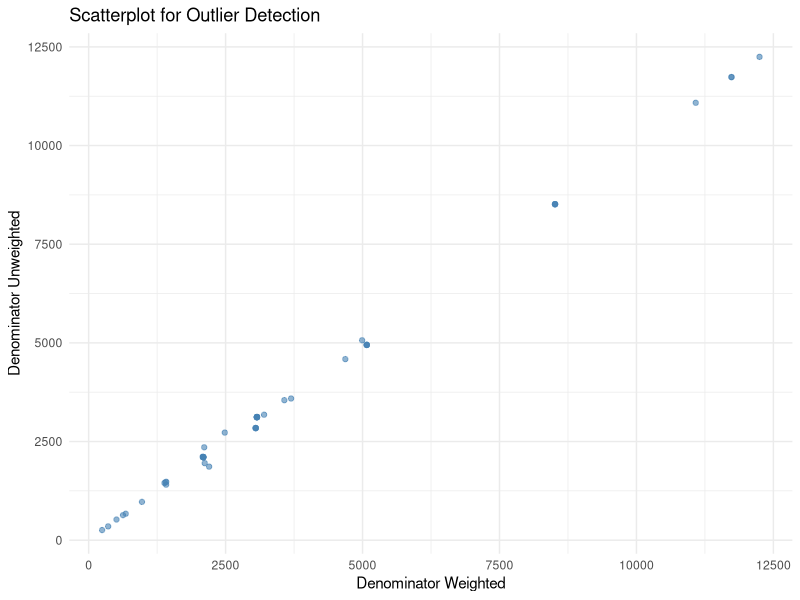
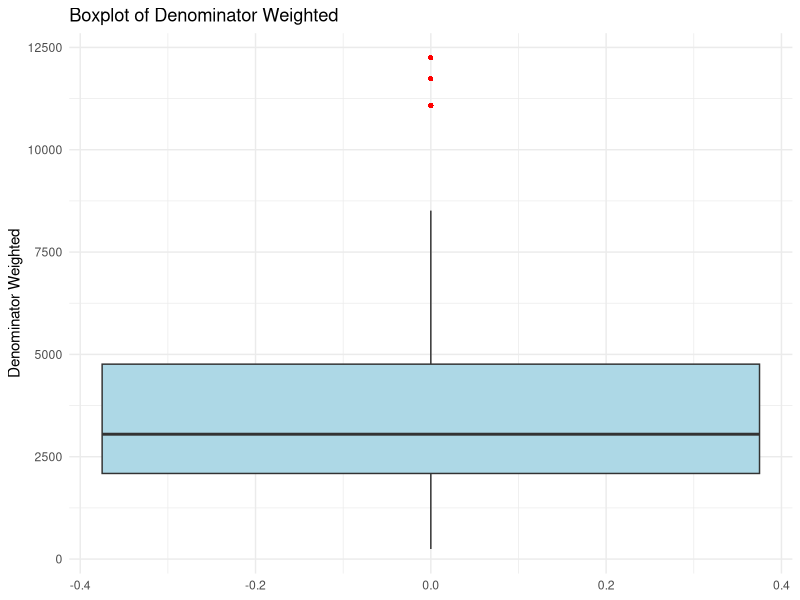

Here is the R script that generated these plots, in order: (Note: this script raises an error after producing the figures.)
## ---- chunk 1
knitr::opts_chunk$set(echo = TRUE)
## ---- chunk 2
library(dplyr)
library(tidyr)
library(stringr)
library(readr)
library(here)
library(ggplot2)

getwd()
list.files("data/raw_data")
## ---- chunk 3
dhs_df <- read_csv(here("raw_data", "dhs-quickstats_national_zaf.csv"))
## ---- chunk 4
head(dhs_df)
## ---- chunk 5
dhs_df <- dhs_df[-1, ]
## ---- chunk 6
dim(dhs_df)
## ---- chunk 7
dup_check <- dhs_df %>%
  group_by(Indicator, SurveyYear, CharacteristicId, Value) %>%
  filter(n() > 1)

dup_check

## ---- chunk 8

data.frame(
  Column = names(dhs_df),
  Missing_Percentage = paste0(round(colMeans(is.na(dhs_df)) * 100, 2), "%")
  )

## ---- chunk 9
data.frame(
  Column = names(dhs_df),
  Missing_Data = paste0(colSums(is.na(dhs_df)))
  )
## ---- chunk 10
data.frame(
  Column = names(dhs_df),
  paste0(sapply(dhs_df, typeof))
)

## ---- chunk 11
str(dhs_df)

## ---- chunk 12
dhs_df <- dhs_df %>%
  mutate(
        Value = as.numeric(Value),
    Precision = as.numeric(Precision),
    SurveyYear = as.integer(SurveyYear),
    IndicatorOrder = as.integer(IndicatorOrder),
    CharacteristicId = as.integer(CharacteristicId),
    CharacteristicOrder = as.integer(CharacteristicOrder),
    IsTotal = as.logical(as.integer(IsTotal)),
    IsPreferred = as.logical(as.integer(IsPreferred)),
    SurveyYearLabel = as.integer(SurveyYearLabel),
    DenominatorWeighted = as.numeric(DenominatorWeighted),
    DenominatorUnweighted = as.numeric(DenominatorUnweighted),
  )
## ---- chunk 13
library(dplyr)
library(purrr)

# Summary table: column name, number of unique values, sample of unique values
n_sample <- 3

summary_tbl <- dhs_df %>%
  map_df(~ tibble(
    n_unique = n_distinct(.),
    sample_values = paste(head(unique(.), n_sample), collapse = ", ")
  ), .id = "column")


summary_tbl


## ---- chunk 14
dhs_df <- dhs_df %>%
  select(
    -ISO3, 
    -DHS_CountryCode, 
    -CountryName, 
    -SurveyId,
    -ByVariableId, 
    -ByVariableLabel, 
    -IsTotal,
    -RegionId, 
    -SurveyYearLabel, 
    -SurveyType,
    -CharacteristicOrder
    
  )
## ---- chunk 15


library(dplyr)
library(tidyr)

dhs_df <- dhs_df %>%
  fill(DenominatorWeighted, DenominatorUnweighted, .direction = "up")

dhs_df[
       c("DataId","DenominatorWeighted", "DenominatorUnweighted")]

## ---- chunk 16

dhs_df <- dhs_df %>%
  mutate(
    DenominatorUnweighted = if_else(DataId == "46433", 8514, DenominatorUnweighted),
    DenominatorUnweighted   = if_else(DataId == "563776", 8514, DenominatorUnweighted)
  )

## ---- chunk 17
ggplot(dhs_df, aes(x = DenominatorWeighted, y = DenominatorUnweighted)) +
  geom_point(alpha = 0.6, color = "steelblue") +
  labs(title = "Scatterplot for Outlier Detection",
       x = "Denominator Weighted",
       y = "Denominator Unweighted") +
  theme_minimal()


ggplot(dhs_df, aes(y = DenominatorWeighted)) +
  geom_boxplot(fill = "lightblue", outlier.color = "red", outlier.shape = 16) +
  labs(title = "Boxplot of Denominator Weighted",
       y = "Denominator Weighted") +
  theme_minimal()

## ---- chunk 18
dhs_df[
       c("DataId","CILow", "CIHigh")]
## ---- chunk 19
dim(dhs_df)
## ---- chunk 20
# Calculate IQR boundaries
Q1_w <- quantile(dhs_df$DenominatorWeighted, 0.25, na.rm = TRUE)
Q3_w <- quantile(dhs_df$DenominatorWeighted, 0.75, na.rm = TRUE)
IQR_w <- Q3_w - Q1_w
lower_w <- Q1_w - 1.5 * IQR_w
upper_w <- Q3_w + 1.5 * IQR_w

Q1_uw <- quantile(dhs_df$DenominatorUnweighted, 0.25, na.rm = TRUE)
Q3_uw <- quantile(dhs_df$DenominatorUnweighted, 0.75, na.rm = TRUE)
IQR_uw <- Q3_uw - Q1_uw
lower_uw <- Q1_uw - 1.5 * IQR_uw
upper_uw <- Q3_uw + 1.5 * IQR_uw

# Cap values to the IQR limits
dhs_df <- dhs_df %>%
  mutate(
    DenominatorWeighted = pmin(pmax(DenominatorWeighted, lower_w), upper_w),
    DenominatorUnweighted = pmin(pmax(DenominatorUnweighted, lower_uw), upper_uw)
  )


## ---- chunk 21
write_csv(dhs_df, here("cleaned_data", "dhs-quickstats_cleaned.csv"))
